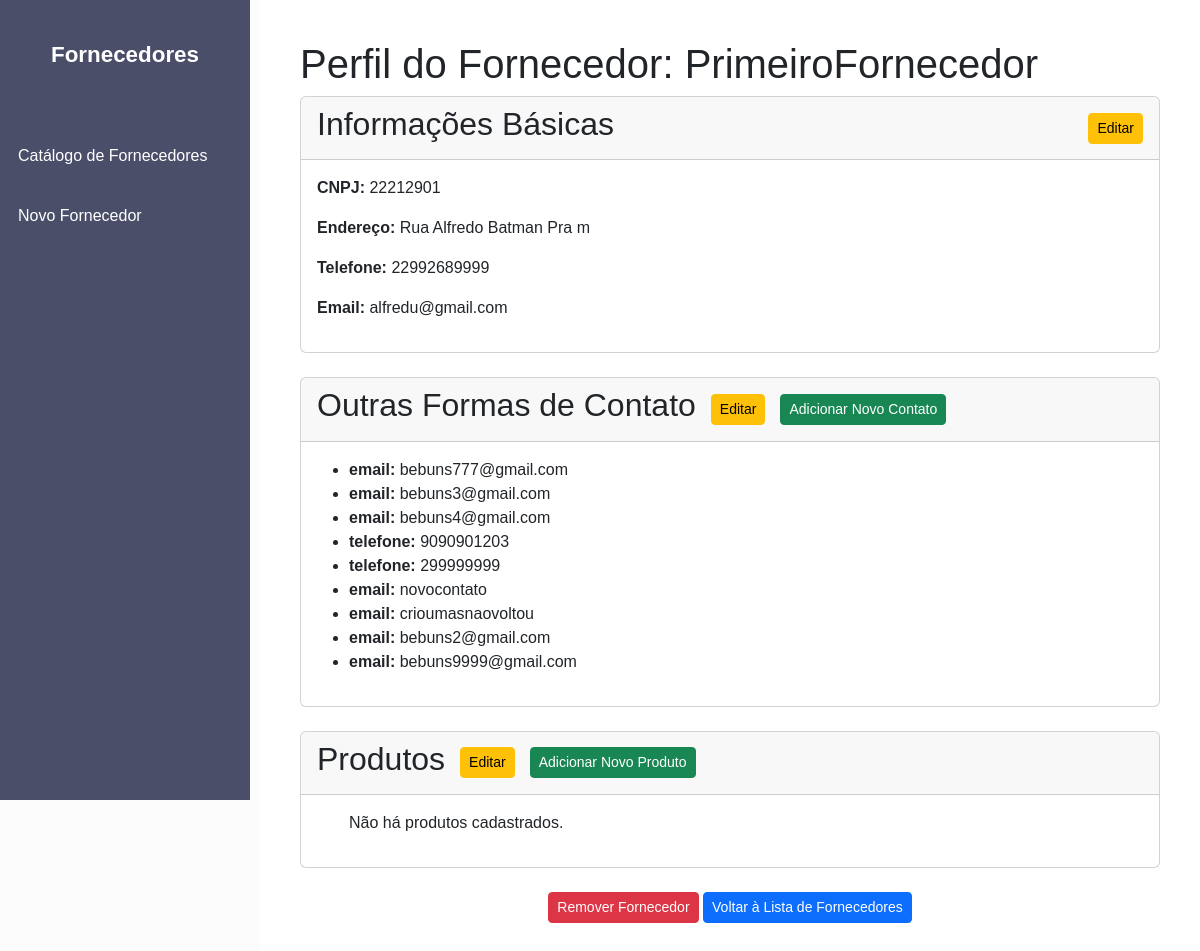
The page /fornecedor/2/ on the database its author committed.
### cadfor/models.py (models this page shows)
class Fornecedor(models.Model):
    id_fornecedor = models.AutoField(primary_key=True)
    nome = models.CharField(max_length=255)
    cnpj = models.CharField(max_length=14, unique=True)
    endereco = models.CharField(max_length=255)
    telefone = models.CharField(max_length=15)
    email = models.EmailField(unique=True)

class Contato(models.Model):
    TIPO_CHOICES = [
        ('email', 'Email'),
        ('telefone', 'Telefone'),
    ]
    id_contato = models.AutoField(primary_key=True)
    tipo = models.CharField(max_length=10, choices=TIPO_CHOICES)
    detalhe = models.CharField(max_length=255)
    fornecedor = models.ForeignKey(Fornecedor, on_delete=models.CASCADE, related_name='contatos')

### cadfor/views.py (the view)
# urls.py: path('fornecedor/<int:pk>/', FornecedorDetailView.as_view(), name='fornecedor_detail'),
class FornecedorDetailView(DetailView):
    model = Fornecedor
    template_name = 'cadfor/fornecedor_detail.html'
    context_object_name = 'fornecedor'
    def get_context_data(self, **kwargs):
        context = super().get_context_data(**kwargs)
        context['contatos'] = self.object.contatos.all()  # Contatos relacionados ao fornecedor
        context['produtos'] = self.object.produtos.all()  # Produtos relacionados ao fornecedor
        return context

### cadfor/templates/cadfor/fornecedor_detail.html (shortened to what this page needs)
<!DOCTYPE html>
<html lang="pt-BR">
<head>
    <link
        href="https://cdn.jsdelivr.net/npm/bootstrap@5.3.3/dist/css/bootstrap.min.css"
        rel="stylesheet"
    />
</head>
<body>
    <div class="sidebar">
        <a class="navbar-brand text-center mb-4" href="#">Fornecedores</a>
        <a href="{% url 'fornecedor_list' %}">Catálogo de Fornecedores</a>
        <a href="{% url 'fornecedor_create' %}">Novo Fornecedor</a>
    </div>
    <div class="content">
        <h1>Perfil do Fornecedor: {{ fornecedor.nome }}</h1>
        <div class="card mb-4">
            <div class="card-header d-flex justify-content-between align-items-center">
                <h2>Informações Básicas</h2>
                <a href="{% url 'fornecedor_update' pk=fornecedor.id_fornecedor %}" class="btn btn-warning btn-sm">Editar</a>
            </div>
            <div class="card-body">
                <p><strong>CNPJ:</strong> {{ fornecedor.cnpj }}</p>
                <p><strong>Endereço:</strong> {{ fornecedor.endereco }}</p>
                <p><strong>Telefone:</strong> {{ fornecedor.telefone }}</p>
                <p><strong>Email:</strong> {{ fornecedor.email }}</p>
            </div>
        </div>
        <div class="card mb-4">
            <div class="card-header d-flex justify-content-between align-items-center">
                <div class="section-actions">
                    <h2>Outras Formas de Contato</h2>
                    <a href="{% url 'contato_list' fornecedor.pk %}" class="btn btn-warning btn-sm">Editar</a>
                    <a href="{% url 'contato_create' %}" class="btn btn-success btn-sm">Adicionar Novo Contato</a>
                </div>
            </div>
            <div class="card-body">
                <ul>
                    {% for contato in contatos %}
                        <li><strong>{{ contato.tipo }}:</strong> {{ contato.detalhe }}</li>
                    {% empty %}
                        <p>Não há mais formas de contato cadastradas.</p>
                    {% endfor %}
                </ul>
            </div>
        </div>
        <div class="card mb-4">
            <div class="card-header d-flex justify-content-between align-items-center">
                <div class="section-actions">
                    <h2>Produtos</h2>
                    <a href="{% url 'produto_update' pk=fornecedor.id_fornecedor %}" class="btn btn-warning btn-sm">Editar</a>
                    <a href="{% url 'produto_create' %}" class="btn btn-success btn-sm">Adicionar Novo Produto</a>
                </div>
            </div>
            <div class="card-body">
                <ul>
                    {% for produto in produtos %}
                        <li>
                            <strong>Nome:</strong> {{ produto.nome }}<br>
                            <strong>Descrição:</strong> {{ produto.descricao }}<br>
                            <strong>Preço:</strong> R$ {{ produto.preco }}
                        </li>
                    {% empty %}
                        <p>Não há produtos cadastrados.</p>
                    {% endfor %}
                </ul>
            </div>
        </div>
        <div class="text-center mt-4">
            <a href="{% url 'fornecedor_delete' pk=fornecedor.id_fornecedor %}" class="btn btn-danger btn-sm">Remover Fornecedor</a>
            <a href="{% url 'fornecedor_list' %}" class="btn btn-primary btn-sm">Voltar à Lista de Fornecedores</a>
        </div>
    </div>
</body>
</html>

### cadfor/templates/cadfor/fornecedor_detail.html (style rules this page uses)
body { font-family: Arial, sans-serif; background-color: #FCFCFC; margin: 0; }
.sidebar { height: 100vh; width: 250px; position: fixed; background-color: #4A4E69; padding: 20px 0; }
.sidebar .navbar-brand { font-size: 1.4rem; color: white; padding-bottom: 30px; font-weight: bold; }
.sidebar a { color: #FFFFFF; display: block; padding: 18px; text-decoration: none; }
.content { margin-left: 260px; padding: 40px; background-color: #ffffff; min-height: 100vh; }
.card-header .btn-sm { margin-left: 5px; }
.section-actions { display: flex; align-items: center; gap: 10px; }

### rows shown on the page
Fornecedor: nome "PrimeiroFornecedor", cnpj "22212901", endereco "Rua Alfredo Batman Pra m", telefone "22992689999", email "alfredu@gmail.com"
Contato: tipo "email", detalhe "bebuns777@gmail.com"
Contato: tipo "email", detalhe "bebuns3@gmail.com"
Contato: tipo "email", detalhe "bebuns4@gmail.com"
Contato: tipo "telefone", detalhe "9090901203"
Contato: tipo "telefone", detalhe "299999999"
Contato: tipo "email", detalhe "novocontato"
Contato: tipo "email", detalhe "crioumasnaovoltou"
Contato: tipo "email", detalhe "bebuns2@gmail.com"
Contato: tipo "email", detalhe "bebuns9999@gmail.com"
